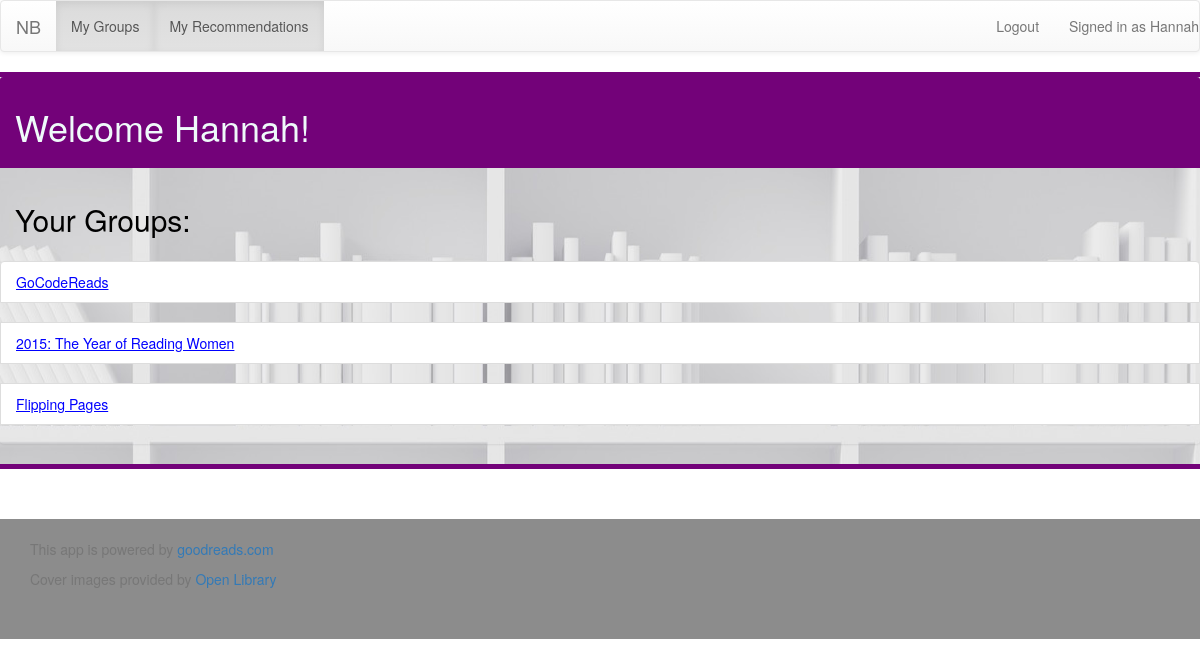
Screenshot of /members/ (signed in) with the database file from the repository.
### groups/models.py (models this page shows, shortened)
class Group(models.Model):
	users = models.ManyToManyField(User)
	title = models.CharField(max_length=200)
	gr_group_id = models.IntegerField(unique=True)

### accounts/views.py (the view)
# urls.py: url(r'^(?P<group_id>[0-9]+)/?$','groups.views.home', name = 'home'),
@login_required(login_url='members:signin')
def home(request):
	user = request.user
	groups = user.group_set.all()
	return render(request,'accounts/home.html',{'groups':groups, 'user':user})

### accounts/templates/accounts/home.html
{% extends "nextbook/base_site.html" %}
{% block content %}
{% load staticfiles %}
<div id="panel panel-default">
  <div class="panel-heading purple"><h1>Welcome {{user.first_name}}!</h1></div>
  <div class="panel-body"><h2>Your Groups: </h2></div>
<ul class="list-group">
{% if groups %}
    {% for group in groups %}
        <li class="list-group-item"><a href="{% url 'groups:home' group.gr_group_id %}">{{group.title}}</a></li>
        <br>
    {% endfor %}
{% else %}
    <li class="list-group-item"><p>Go Join some Groups on Goodreads!</p></li>
{% endif %}
</ul>
</div>
{% endblock %}

### nextbook/templates/nextbook/base_site.html (shortened to what this page needs)
<html>
<head>
{% load staticfiles %}
<link rel="stylesheet" href="{% static "nextbook/main.css" %}">
<link rel="stylesheet" href="https://maxcdn.bootstrapcdn.com/bootstrap/3.3.4/css/bootstrap.min.css">
<link rel="stylesheet" href="https://maxcdn.bootstrapcdn.com/bootstrap/3.3.4/css/bootstrap-theme.min.css">
{% block navbar %}
{% load staticfiles %}
<nav class="navbar navbar-default">
  <div class="container-fluid">
    <div class="navbar-header">
      <a class="navbar-brand" href="{% url 'main' %}">NB</a>
    </div>
    <div class="collapse navbar-collapse" id="bs-example-navbar-collapse-1">
      <ul class="nav navbar-nav">
        <li class="active"><a href="{% url 'members:home' %}">My Groups<span class="sr-only">(current)</span></a></li>
        <li class="active"><a href="{% url 'myrec' %}">My Recommendations<span class="sr-only">(current)</span></a></li>
      </ul>
      <ul class="nav navbar-nav navbar-right">
        <p class="navbar-text navbar-right">Signed in as <a href="{% url 'members:home' %}" class="navbar-link">{{user.first_name}}</a></p>
        <li><a href="{% url 'members:logout' %}">Logout</a></li>
      </ul>
    </div>
  </div>
</nav>
{% endblock %}
</head>
<body id = "backdrop">
<div id="content">
	{% block content %}
	{% endblock %}
</div>
</body>
<div id="footer">
  <div class="container">
    <p class="text-muted">This app is powered by <a href="http://www.goodreads.com">goodreads.com</a></p>
    <p class="text-muted">Cover images provided by <a href="https://openlibrary.org/dev/docs/api/covers">Open Library</a></p>
  </div>
</div>
</html>

### nextbook/static/nextbook/main.css (style rules this page uses)
#content { background: #8c8c8c url("nextbook2.jpg") repeat right top; color: black; border-top: 5px; border-bottom: 5px; border-left: 0px; border-right: 0px; border-style: solid; border-color: #730279; }
#footer { height: 120px; background-color: #8c8c8c; color: white; margin-top:50px; padding-top:20px; padding-bottom:20px; }
.purple { background: #730279; color: #effafa; }
.list-group-item a:link { color: blue; text-decoration: underline; }

### rows the page displays
Group: title "GoCodeReads"
Group: title "2015: The Year of Reading Women"
Group: title "Flipping Pages"

### other values shown
{{ user.first_name }} "Hannah"
